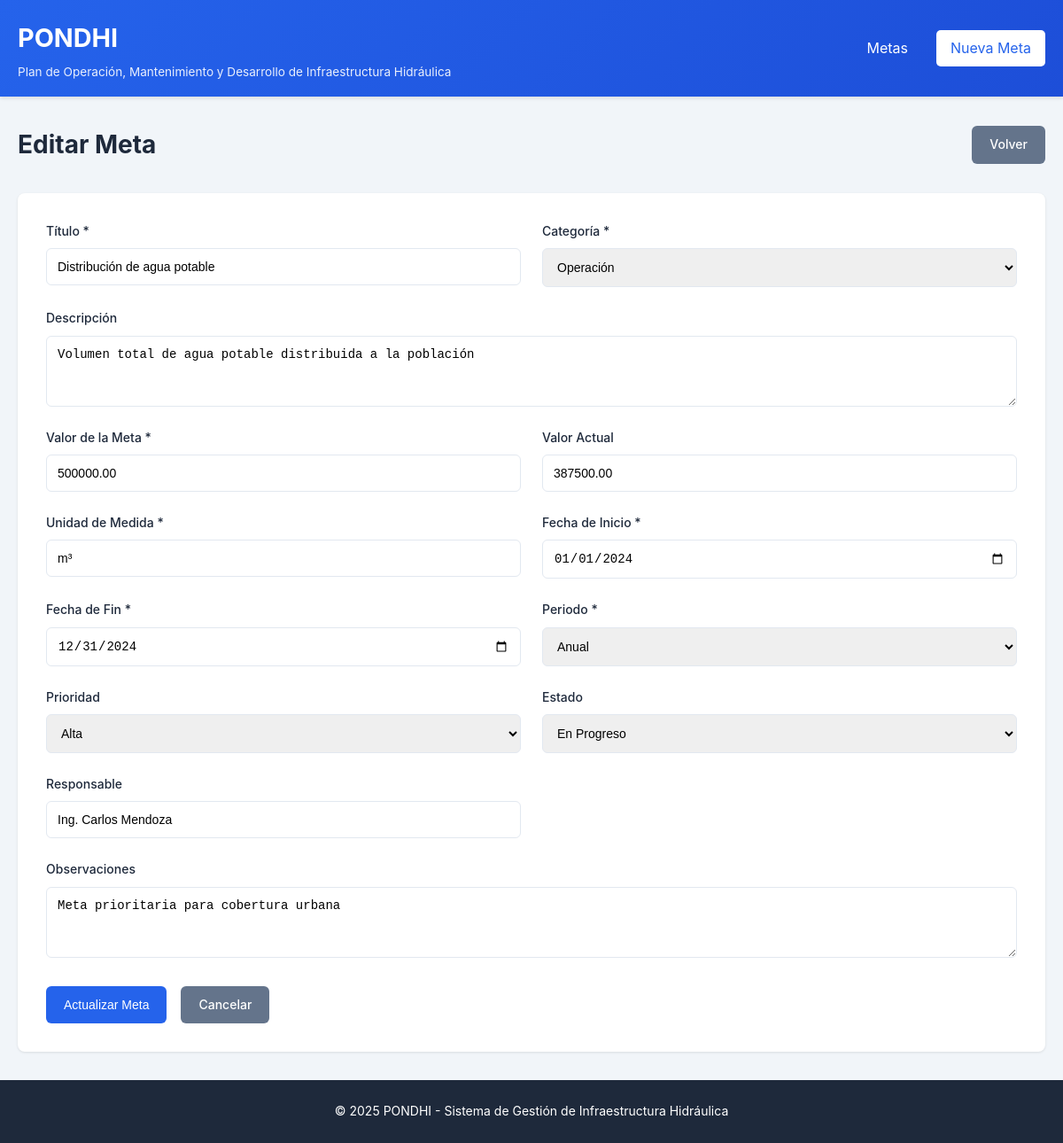
The page /public/metas/editar/1 on the database its author committed.
### tables this page shows
CREATE TABLE IF NOT EXISTS metas (
    id INT AUTO_INCREMENT PRIMARY KEY,
    categoria_id INT NOT NULL,
    titulo VARCHAR(255) NOT NULL,
    descripcion TEXT,
    unidad_medida VARCHAR(50) NOT NULL,
    valor_meta DECIMAL(15,2) NOT NULL,
    valor_actual DECIMAL(15,2) DEFAULT 0,
    fecha_inicio DATE NOT NULL,
    fecha_fin DATE NOT NULL,
    periodo ENUM('mensual', 'trimestral', 'semestral', 'anual') NOT NULL,
    estado ENUM('pendiente', 'en_progreso', 'completada', 'cancelada') DEFAULT 'pendiente',
    prioridad ENUM('baja', 'media', 'alta', 'critica') DEFAULT 'media',
    responsable VARCHAR(150),
    observaciones TEXT,
    created_at TIMESTAMP DEFAULT CURRENT_TIMESTAMP,
    updated_at TIMESTAMP DEFAULT CURRENT_TIMESTAMP ON UPDATE CURRENT_TIMESTAMP,
    FOREIGN KEY (categoria_id) REFERENCES categorias(id) ON DELETE RESTRICT
);

CREATE TABLE IF NOT EXISTS categorias (
    id INT AUTO_INCREMENT PRIMARY KEY,
    nombre VARCHAR(100) NOT NULL,
    descripcion TEXT,
    created_at TIMESTAMP DEFAULT CURRENT_TIMESTAMP
);

### app/controllers/MetasController.php (called while the page is built, shortened)
<?php
class MetasController extends Controller {
    private $metaModel;
    private $categoriaModel;
    public function __construct() {
        $this->metaModel = $this->model('Meta');
        $this->categoriaModel = $this->model('Categoria');
    }
    public function editar($id = null) {
        $meta = $this->metaModel->getById($id);
        $categorias = $this->categoriaModel->getAll();
        $this->view('metas/editar', [
            'titulo' => 'Editar Meta',
            'meta' => $meta,
            'categorias' => $categorias
        ]);
    }
}

### app/controllers/App.php (called while the page is built, shortened)
<?php
class App {
    protected $method = 'index';
    public function __construct() {
        $url = $this->parseUrl();
        if (isset($url[0]) && file_exists(APP_PATH . '/controllers/' . ucfirst($url[0]) . 'Controller.php')) {
            unset($url[0]);
        }
        $this->controller = new $this->controller;
        if (isset($url[1])) {
            if (method_exists($this->controller, $url[1])) {
                $this->method = $url[1];
                unset($url[1]);
            }
        }
        $this->params = $url ? array_values($url) : [];
        call_user_func_array([$this->controller, $this->method], $this->params);
    }
    protected function parseUrl() {
        if (isset($_GET['url'])) {
            return explode('/', filter_var(rtrim($_GET['url'], '/'), FILTER_SANITIZE_URL));
        }
        return [];
    }
}

### public/index.php (called while the page is built, shortened)
<?php
require_once APP_PATH . '/config/Database.php';
require_once APP_PATH . '/controllers/Controller.php';
require_once APP_PATH . '/controllers/App.php';
$app = new App();

### app/config/Database.php (called while the page is built, shortened)
<?php
class Database {
    private static $instance = null;
    private $connection;
    private function __construct() {
        try {
            $dsn = "mysql:host=" . DB_HOST . ";port=" . DB_PORT . ";dbname=" . DB_NAME . ";charset=" . DB_CHARSET;
            $options = [
                PDO::ATTR_ERRMODE => PDO::ERRMODE_EXCEPTION,
                PDO::ATTR_DEFAULT_FETCH_MODE => PDO::FETCH_ASSOC,
                PDO::ATTR_EMULATE_PREPARES => false,
            ];
            $this->connection = new PDO($dsn, DB_USER, DB_PASS, $options);
        } catch (PDOException $e) {
            if (DEBUG_MODE) {
                die("Error de conexión: " . $e->getMessage());
            } else {
                die("Error de conexión a la base de datos");
            }
        }
    }
    public static function getInstance() {
        if (self::$instance === null) {
            self::$instance = new self();
        }
        return self::$instance;
    }
    public function getConnection() {
        return $this->connection;
    }
}

### app/models/Meta.php (called while the page is built, shortened)
<?php
class Meta {
    private $db;
    private $table = 'metas';
    public function __construct() {
        $this->db = Database::getInstance()->getConnection();
    }
    public function getById($id) {
        $sql = "SELECT m.*, c.nombre as categoria_nombre
                FROM {$this->table} m
                INNER JOIN categorias c ON m.categoria_id = c.id
                WHERE m.id = :id";
        $stmt = $this->db->prepare($sql);
        $stmt->bindParam(':id', $id, PDO::PARAM_INT);
        $stmt->execute();
        return $stmt->fetch();
    }
}

### app/models/Categoria.php (called while the page is built, shortened)
<?php
class Categoria {
    private $db;
    private $table = 'categorias';
    public function __construct() {
        $this->db = Database::getInstance()->getConnection();
    }
    public function getAll() {
        $sql = "SELECT * FROM {$this->table} ORDER BY nombre ASC";
        $stmt = $this->db->prepare($sql);
        $stmt->execute();
        return $stmt->fetchAll();
    }
}

### app/views/metas/editar.php (the view, shortened to what this page needs)
<?php require_once APP_PATH . '/views/layouts/header.php'; ?>
<div class="page-header">
    <h2><?= $titulo ?></h2>
    <a href="<?= APP_URL ?>/metas" class="btn btn-secondary">Volver</a>
</div>
<div class="form-container">
    <form action="<?= APP_URL ?>/metas/actualizar/<?= $meta['id'] ?>" method="POST" class="form">
        <div class="form-grid">
            <div class="form-group">
                <label for="titulo">Título *</label>
                <input type="text" id="titulo" name="titulo" required
                       value="<?= htmlspecialchars($_SESSION['old']['titulo'] ?? $meta['titulo']) ?>"
                       placeholder="Ej: Aumentar cobertura de agua potable">
            </div>
            <div class="form-group">
                <label for="categoria_id">Categoría *</label>
                <select id="categoria_id" name="categoria_id" required>
                    <?php foreach ($categorias as $categoria): ?>
                        <option value="<?= $categoria['id'] ?>"
                            <?= (($_SESSION['old']['categoria_id'] ?? $meta['categoria_id']) == $categoria['id']) ? 'selected' : '' ?>>
                            <?= htmlspecialchars($categoria['nombre']) ?>
                        </option>
                    <?php endforeach; ?>
                </select>
            </div>
            <div class="form-group full-width">
                <label for="descripcion">Descripción</label>
                <textarea id="descripcion" name="descripcion" rows="3"
                          placeholder="Descripción detallada de la meta"><?= htmlspecialchars($_SESSION['old']['descripcion'] ?? $meta['descripcion']) ?></textarea>
            </div>
            <div class="form-group">
                <label for="valor_meta">Valor de la Meta *</label>
                <input type="number" id="valor_meta" name="valor_meta" step="0.01" required
                       value="<?= htmlspecialchars($_SESSION['old']['valor_meta'] ?? $meta['valor_meta']) ?>"
                       placeholder="Ej: 1000">
            </div>
            <div class="form-group">
                <label for="valor_actual">Valor Actual</label>
                <input type="number" id="valor_actual" name="valor_actual" step="0.01"
                       value="<?= htmlspecialchars($_SESSION['old']['valor_actual'] ?? $meta['valor_actual']) ?>"
                       placeholder="Avance actual">
            </div>
            <div class="form-group">
                <label for="unidad_medida">Unidad de Medida *</label>
                <input type="text" id="unidad_medida" name="unidad_medida" required
                       value="<?= htmlspecialchars($_SESSION['old']['unidad_medida'] ?? $meta['unidad_medida']) ?>"
                       placeholder="Ej: m³, conexiones, km">
            </div>
            <div class="form-group">
                <label for="fecha_inicio">Fecha de Inicio *</label>
                <input type="date" id="fecha_inicio" name="fecha_inicio" required
                       value="<?= htmlspecialchars($_SESSION['old']['fecha_inicio'] ?? $meta['fecha_inicio']) ?>">
            </div>
            <div class="form-group">
                <label for="fecha_fin">Fecha de Fin *</label>
                <input type="date" id="fecha_fin" name="fecha_fin" required
                       value="<?= htmlspecialchars($_SESSION['old']['fecha_fin'] ?? $meta['fecha_fin']) ?>">
            </div>
            <div class="form-group">
                <label for="periodo">Periodo *</label>
                <select id="periodo" name="periodo" required>
                    <option value="anual" <?= (($_SESSION['old']['periodo'] ?? $meta['periodo']) == 'anual') ? 'selected' : '' ?>>Anual</option>
                </select>
            </div>
            <div class="form-group">
                <label for="prioridad">Prioridad</label>
                <select id="prioridad" name="prioridad">
                    <option value="alta" <?= (($_SESSION['old']['prioridad'] ?? $meta['prioridad']) == 'alta') ? 'selected' : '' ?>>Alta</option>
                </select>
            </div>
            <div class="form-group">
                <label for="estado">Estado</label>
                <select id="estado" name="estado">
                    <option value="en_progreso" <?= (($_SESSION['old']['estado'] ?? $meta['estado']) == 'en_progreso') ? 'selected' : '' ?>>En Progreso</option>
                </select>
            </div>
            <div class="form-group">
                <label for="responsable">Responsable</label>
                <input type="text" id="responsable" name="responsable"
                       value="<?= htmlspecialchars($_SESSION['old']['responsable'] ?? $meta['responsable']) ?>"
                       placeholder="Nombre del responsable">
            </div>
            <div class="form-group full-width">
                <label for="observaciones">Observaciones</label>
                <textarea id="observaciones" name="observaciones" rows="3"
                          placeholder="Observaciones adicionales"><?= htmlspecialchars($_SESSION['old']['observaciones'] ?? $meta['observaciones']) ?></textarea>
            </div>
        </div>
        <div class="form-actions">
            <button type="submit" class="btn btn-primary">Actualizar Meta</button>
            <a href="<?= APP_URL ?>/metas" class="btn btn-secondary">Cancelar</a>
        </div>
    </form>
</div>
<?php require_once APP_PATH . '/views/layouts/footer.php'; ?>

### public/css/styles.css (style rules this page uses)
:root { --primary-color: #2563eb; --primary-dark: #1d4ed8; --secondary-color: #64748b; --success-color: #16a34a; --warning-color: #d97706; --danger-color: #dc2626; --info-color: #0891b2; --light-color: #f8fafc; --dark-color: #1e293b; --border-color: #e2e8f0; --text-color: #334155; --text-muted: #94a3b8; }
* { margin: 0; padding: 0; box-sizing: border-box; }
body { font-family: -apple-system, BlinkMacSystemFont, 'Segoe UI', Roboto, Oxygen, Ubuntu, sans-serif; background-color: #f1f5f9; color: var(--text-color); line-height: 1.6; }
.page-header { display: flex; justify-content: space-between; align-items: center; margin-bottom: 2rem; flex-wrap: wrap; gap: 1rem; }
.page-header h2 { color: var(--dark-color); font-size: 1.75rem; }
.btn { display: inline-block; padding: 0.625rem 1.25rem; border: none; border-radius: 6px; cursor: pointer; text-decoration: none; font-size: 0.875rem; font-weight: 500; transition: all 0.3s; text-align: center; }
.btn-primary { background-color: var(--primary-color); color: white; }
.btn-secondary { background-color: var(--secondary-color); color: white; }
.form-container { background: white; padding: 2rem; border-radius: 8px; box-shadow: 0 1px 3px rgba(0, 0, 0, 0.1); }
.form-grid { display: grid; grid-template-columns: repeat(2, 1fr); gap: 1.5rem; }
.form-group { display: flex; flex-direction: column; }
.form-group.full-width { grid-column: span 2; }
.form-group label { font-weight: 500; margin-bottom: 0.5rem; color: var(--dark-color); font-size: 0.875rem; }
.form-group input, .form-group select, .form-group textarea { padding: 0.75rem; border: 1px solid var(--border-color); border-radius: 6px; font-size: 0.875rem; transition: border-color 0.3s, box-shadow 0.3s; }
.form-group textarea { resize: vertical; min-height: 80px; }
.form-actions { margin-top: 2rem; display: flex; gap: 1rem; justify-content: flex-start; }

### rows shown on the page
metas: titulo "Distribución de agua potable", categoria_id "Operación", descripcion "Volumen total de agua potable distribuida a la población", valor_meta "500000.00", valor_actual "387500.00", unidad_medida "m³", fecha_inicio "01/01/2024", fecha_fin "12/31/2024", periodo "Anual", prioridad "Alta", estado "En Progreso", responsable "Ing. Carlos Mendoza", observaciones "Meta prioritaria para cobertura urbana"

### other values the page prints
$titulo "Editar Meta"
